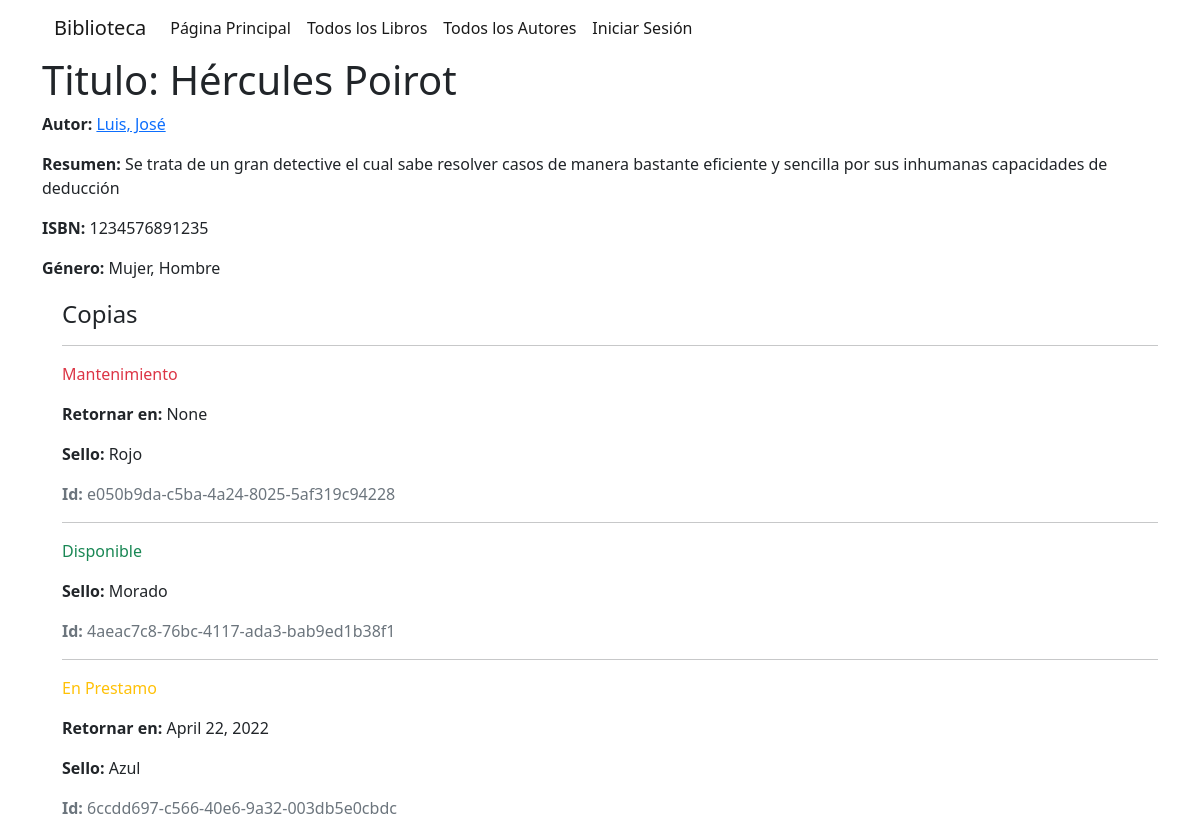
/catalogo/libros/2/, run on an earlier commit of the app's database.
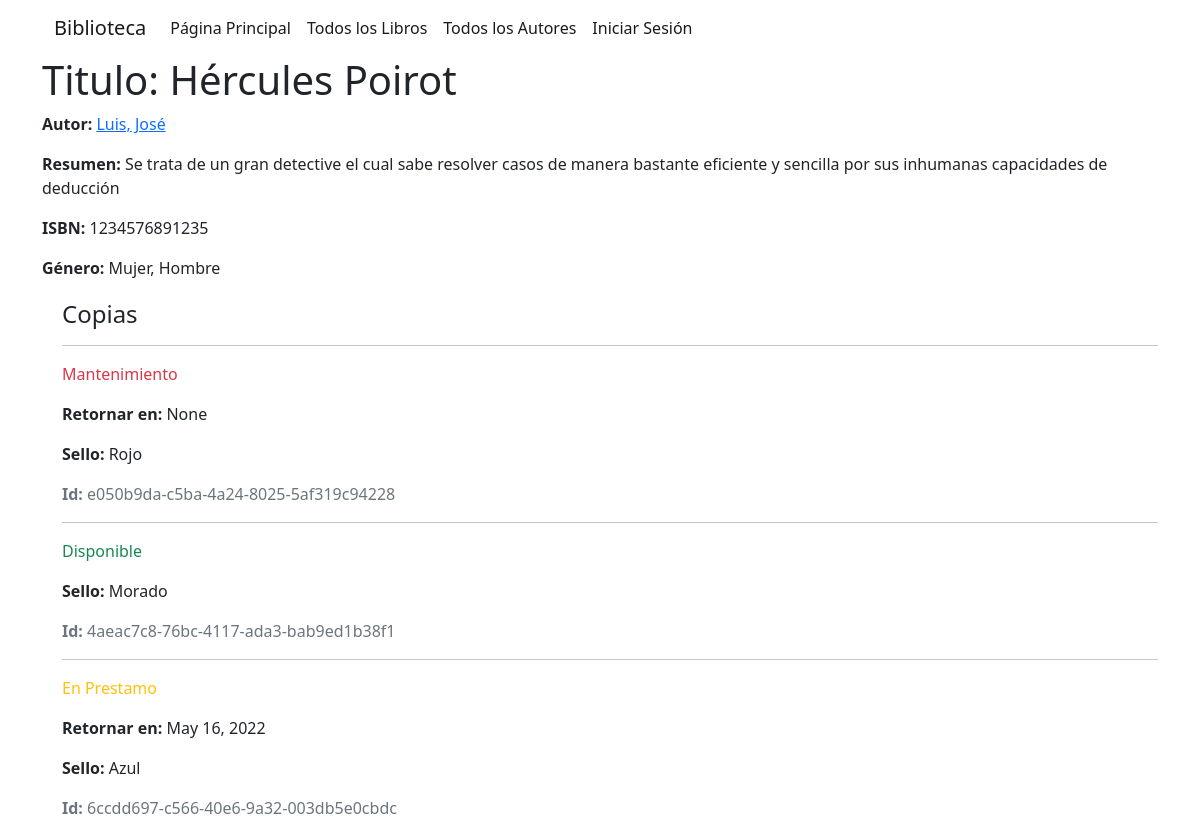
And on a later commit of the database.
### catalogo/models.py (models this page shows, shortened)
class Timestamp(models.Model):
    creado_en = models.DateTimeField(auto_now_add=True)
    editado_en = models.DateTimeField(auto_now=True)
    class Meta:
        abstract = True

class InstanciaLibro(SafeDeleteModel, Timestamp):
    id = models.UUIDField(primary_key=True, default=uuid.uuid4,
                          help_text='Identificador único para este libro particular en toda la biblioteca')
    libro = models.ForeignKey('Libro', on_delete=models.CASCADE, null=True)
    sello = models.CharField(max_length=200)
    fecha_entrega = models.DateField(null=True, blank=True)
    prestatario = models.ForeignKey(User, on_delete=models.SET_NULL, null=True, blank=True)
    ESTADO_PRESTAMO = (
        ('m', 'Mantenimiento'),
        ('p', 'En Prestamo'),
        ('d', 'Disponible'),
        ('r', 'Reservado'),
    )
    estado = models.CharField(
        max_length=1,
        choices=ESTADO_PRESTAMO,
        blank=True,
        default='m',
        help_text='Disponibilidad del libro',
    )
    """
    Si no quieres definir ordenamiento en el modelo estas son las alternativas:

    Add a ordering inside a class Meta declaration on your model.
    Add a queryset attribute in your custom class-based view, specifying an order_by().
    Adding a get_queryset method to your custom class-based view and also specify the order_by().¿
    """
    class Meta:
        ordering = ['fecha_entrega']
        permissions = (("puede_marcar_retornado", "Marcar libro como retornado"),)

### catalogo/views.py (the view)
# urls.py: path('libros/<int:pk>/', views.DetalleLibro.as_view(), name='detalle-libro'),
class DetalleLibro(generic.DetailView):
    model = Libro
    context_object_name = 'libro'
    template_name = 'detalle_libro.html'

### catalogo/models.py (called while the page is built)
    def get_absolute_url(self):
        return reverse('detalle-autor', args=[str(self.id)])

    def __str__(self):
        return f'{self.apellido}, {self.primer_nombre}'

    def __str__(self):
        return self.nombre

### catalogo/templates/detalle_libro.html
{% extends "base.html" %}
{% block contenido %}
  <h1>Titulo: {{ libro.titulo }}</h1>
  <p><strong>Autor:</strong> <a href="{{ libro.autor.get_absolute_url }}">{{ libro.autor }}</a></p>
  <p><strong>Resumen:</strong> {{ libro.resumen }}</p>
  <p><strong>ISBN:</strong> {{ libro.isbn }}</p>
  <p><strong>Género:</strong> {{ libro.genero.all|join:", " }}</p>
  <div style="margin-left:20px;margin-top:20px">
    <h4>Copias</h4>
    {% for copia in libro.instancialibro_set.all %}
      <hr>
      <p class="{% if copia.estado == 'd' %}text-success{% elif copia.estado == 'm' %}text-danger{% else %}text-warning{% endif %}">
        {{ copia.get_estado_display }}
      </p>
      {% if copia.estado != 'd' %}
        <p><strong>Retornar en:</strong> {{ copia.fecha_entrega }}</p>
      {% endif %}
      <p><strong>Sello:</strong> {{ copia.sello }}</p>
      <p class="text-muted"><strong>Id:</strong> {{ copia.id }}</p>
    {% endfor %}
  </div>
{% endblock %}

What changed in the data, as far as the page shows it:
changed InstanciaLibro "En Prestamo": fecha_entrega "April 22, 2022" → "May 16, 2022"
